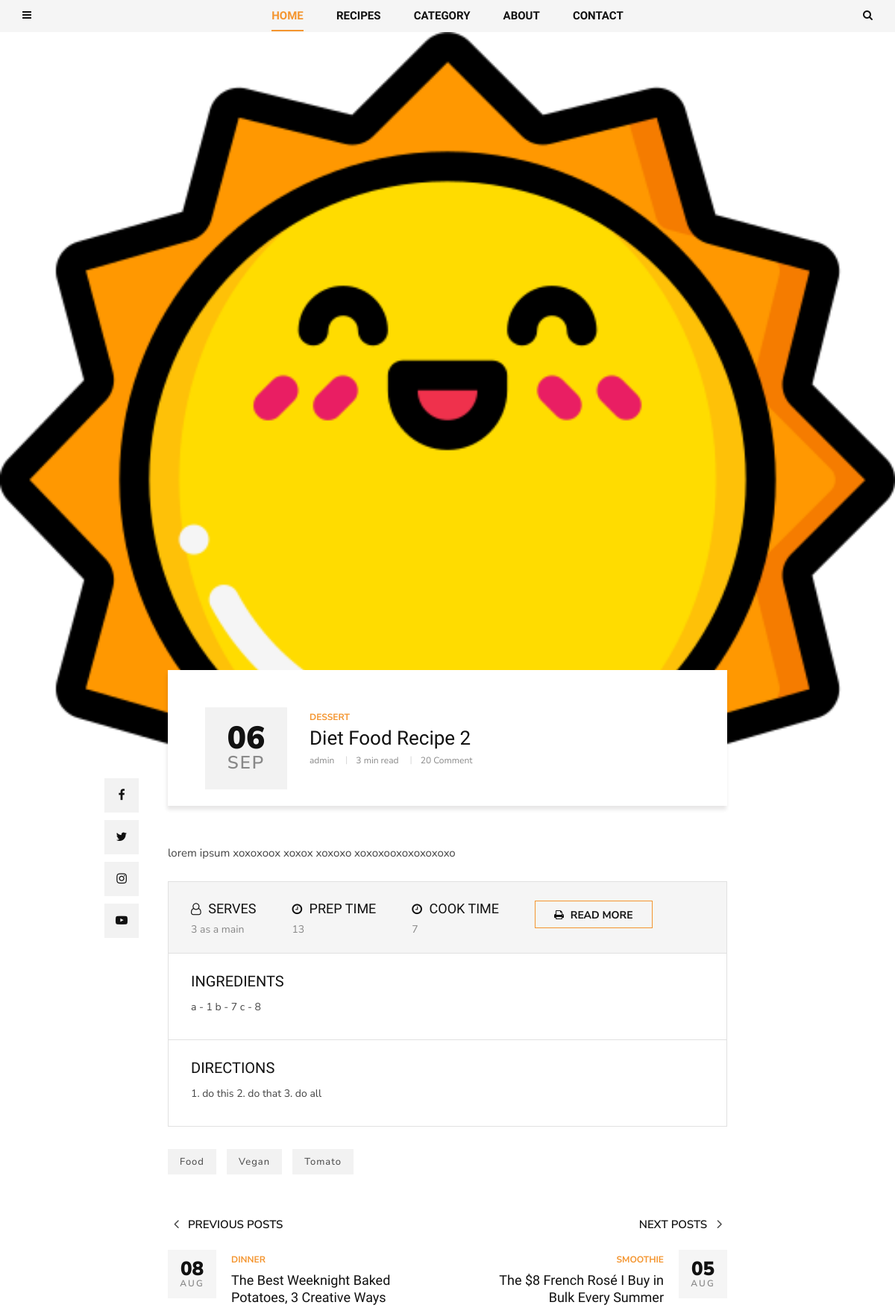
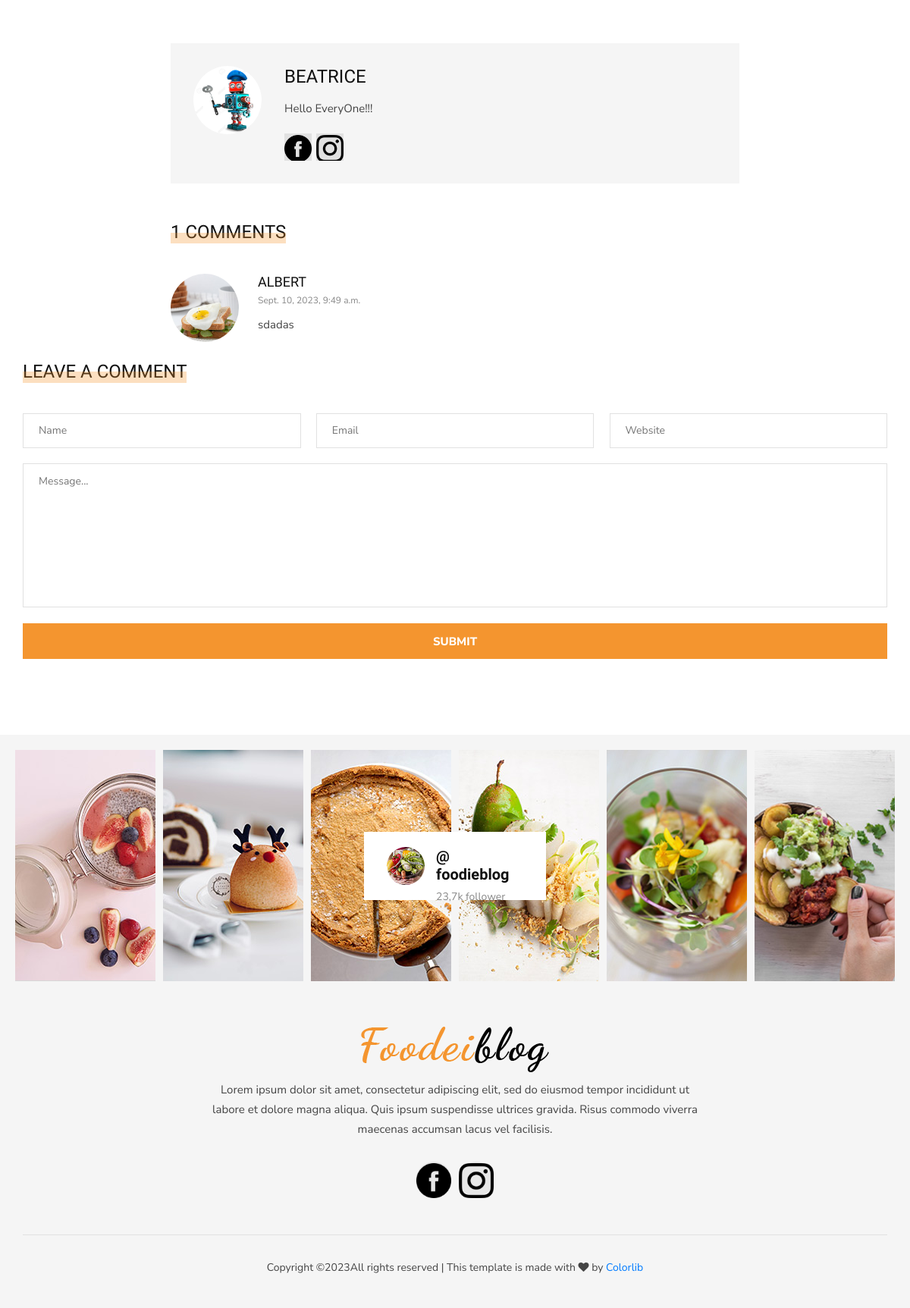
Screenshot of /dessert/dessert2/ with the database file from the repository (2 pictures, top to bottom).
### blog/models.py (models this page shows, shortened)
class Post(models.Model):
    author = models.ForeignKey(User, related_name="posts", on_delete=models.CASCADE)
    title = models.CharField(max_length=200)
    image = models.ImageField(upload_to='articles/')
    text = models.TextField()
    category = models.ForeignKey(
        Category,
        related_name="post",
        on_delete=models.SET_NULL,
        null=True,
    )
    tags = models.ManyToManyField(Tag, related_name="post")
    create_at = models.DateTimeField(auto_now_add=True)
    slug = models.SlugField(max_length=200, default='', unique=True)
    def get_absolute_url(self):
        return reverse("post_single", kwargs={"slug":self.category.slug, "post_slug":self.slug })
    def get_recipes(self):
        return self.recipes.all()
    def get_comments(self):
        return self.comment.all()

class Category(MPTTModel):
    name = models.CharField(max_length=100)
    slug = models.SlugField(max_length=100)
    parent = TreeForeignKey(
        'self',
        related_name="children",
        on_delete=models.SET_NULL,
        null=True,
        blank=True
    )
    def __str__(self):
        return self.name
    class MPTTMeta:
        order_insertion_by = ['name']

class Recipe(models.Model):
    name = models.CharField(max_length=100)
    serves = models.CharField(max_length=50)
    prep_time = models.PositiveBigIntegerField(default=0)
    cook_time = models.PositiveBigIntegerField(default=0)
    ingredients = RichTextField()
    directions = RichTextField()
    post = models.ForeignKey(
        Post,
        related_name="recipes",
        on_delete=models.SET_NULL,
        null=True,
        blank=True
    )

class Tag(models.Model):
    name = models.CharField(max_length=100)
    slug = models.SlugField(max_length=100)

class Comment(models.Model):
    name = models.CharField(max_length=50)
    email = models.CharField(max_length=100, blank=True, null=True)
    website = models.CharField(max_length=150)
    message = models.TextField(max_length=500)
    create_at = models.DateTimeField(default=timezone.now)
    post = models.ForeignKey(Post, related_name="comment", on_delete=models.CASCADE)

### contact/models.py (models this page shows, shortened)
class About(models.Model):
    name = models.CharField(max_length=255, default='')
    text = RichTextField()
    minitext = RichTextField()
    def get_first_image(self):
        item = self.about_images.first()
        return item.image.url

class ImageAbout(models.Model):
    image = models.ImageField(upload_to="about/")
    page = models.ForeignKey(About, on_delete=models.CASCADE, related_name="about_images")
    alt = models.CharField(max_length=100)

class Social(models.Model):
    icon = models.FileField(upload_to="icons/")
    name = models.CharField(max_length=200)
    link = models.URLField()

### blog/views.py (the view)
# urls.py: path('<slug:slug>/<slug:post_slug>/', views.PostDetailView.as_view(), name="post_single"),
class PostDetailView(DetailView):
    model = Post
    context_object_name = "post"
    slug_url_kwarg = 'post_slug'
    def get_context_data(self, **kwargs):
        context = super().get_context_data(**kwargs)
        context['form'] = CommentForm()
        return context

### blog/forms.py
class CommentForm(forms.ModelForm):
    class Meta:
        model = Comment
        exclude = ['create_at', 'post']
        widgets = {
            'name': forms.TextInput(attrs={'placeholder': 'Name'}),
            'email': forms.EmailInput(attrs={'placeholder': 'Email'}),
            'website': forms.TextInput(attrs={'placeholder': 'Website'}),
            'message': forms.Textarea(attrs={'placeholder': 'Message...'}),
        }

### blog/templatetags/menu_tags.py (called while the page is built)
def get_all_categories():
    return Category.objects.all()

@register.inclusion_tag('blog/include/top_menu.html')
def get_categories():
    category = get_all_categories()
    return {"list_category": category}

@register.inclusion_tag('blog/include/recipes_tag.html')
def get_last_posts():
    posts = Post.objects.select_related("category").order_by("-id")[:5]
    return {"list_last_post": posts}

### contact/templatetags/social_tags.py (called while the page is built)
@register.simple_tag()
def get_social_links():
    return Social.objects.all()

@register.simple_tag()
def get_about():
    return About.objects.last()

### templates/blog/post_detail.html (shortened to what this page needs)
{% extends 'base.html' %}
{% load social_tags %}
{% block content %}
  <section class="single-post spad">
    <div class="single-post__hero set-bg" data-setbg="{{ post.image.url }}"></div>
    <div class="container">
      <div class="row d-flex justify-content-center">
        <div class="col-lg-8">
          <div class="single-post__title">
            <div class="single-post__title__meta">
              <h2>{{ post.create_at|date:'d' }}</h2>
              <span>{{ post.create_at|date:'M' }}</span>
            </div>
            <div class="single-post__title__text">
              <ul class="label">
                <li>{{ post.category }}</li>
              </ul>
              <h4>{{ post.title }}</h4>
              <ul class="widget">
                <li>{{ post.author }}</li>
                <li>3 min read</li>
                <li>20 Comment</li>
              </ul>
            </div>
          </div>
          <div class="single-post__social__item">
            <ul>
              <li>
                <a href="#"><i class="fa fa-facebook"></i></a>
              </li>
              <li>
                <a href="#"><i class="fa fa-twitter"></i></a>
              </li>
              <li>
                <a href="#"><i class="fa fa-instagram"></i></a>
              </li>
              <li>
                <a href="#"><i class="fa fa-youtube-play"></i></a>
              </li>
            </ul>
          </div>
          <div class="single-post__top__text">
            <p>{{ post.text|slice:':300' }}</p>
          </div>
          <div class="single-post__recipe__details">
            {% for recipe in post.get_recipes %}
              <div class="single-post__recipe__details__option">
                <ul>
                  <li>
                    <h5><i class="fa fa-user-o"></i> SERVES</h5>
                    <span>{{ recipe.serves }}</span>
                  </li>
                  <li>
                    <h5><i class="fa fa-clock-o"></i> PREP TIME</h5>
                    <span>{{ recipe.prep_time }}</span>
                  </li>
                  <li>
                    <h5><i class="fa fa-clock-o"></i> Cook TIME</h5>
                    <span>{{ recipe.cook_time }}</span>
                  </li>
                  <li>
                    <a href="#" class="primary-btn"><i class="fa fa-print">
                  </i> Read more</a>
                  </li>
                </ul>
              </div>
              <div class="single-post__recipe__details__indegradients">
                <h5>Ingredients</h5>
                {{ recipe.ingredients|safe }}
              </div>
              <div class="single-post__recipe__details__direction">
                <h5>Directions</h5>
                {{ recipe.directions|safe }}
              </div>
            {% endfor %}
          </div>
          <div class="single-post__tags">
            {% for tag in post.tags.all %}
              <a href="#">{{ tag.name }}</a>
            {% endfor %}
          </div>
          <div class="single-post__next__previous">
            <div class="row">
              <div class="col-lg-6 col-md-6 col-sm-6">
                <a href="#" class="single-post__previous">
                  <h6><span class="arrow_carrot-left"></span> Previous posts</h6>
                  <div class="single-post__previous__meta">
                    <h4>08</h4>
                    <span>Aug</span>
                  </div>
                  <div class="single-post__previous__text">
                    <span>Dinner</span>
                    <h5>The Best Weeknight Baked <br />Potatoes, 3 Creative Ways</h5>
                  </div>
                </a>
              </div>
              <div class="col-lg-6 col-md-6 col-sm-6">
                <a href="#" class="single-post__next">
                  <h6>Next posts <span class="arrow_carrot-right"></span></h6>
                  <div class="single-post__next__meta">
                    <h4>05</h4>
                    <span>Aug</span>
                  </div>
                  <div class="single-post__next__text">
                    <span>Smoothie</span>
                    <h5>The $8 French Rosé I Buy in <br />Bulk Every Summer</h5>
                  </div>
                </a>
              </div>
            </div>
          </div>
          {% get_about as about %}
          <div class="single-post__author__profile">
            <div class="single-post__author__profile__pic">
              <img src="{{ about.get_first_image }}">
            </div>
            <div class="single-post__author__profile__text">
              <h4>{{ about.name }}</h4>
              <p>{{ about.text|safe }}</p>
              <div class="single-post__author__profile__social">
                {% get_social_links as social_links %}
                {% for item in social_links %}
                  <a href="{{ item.link }}"><img src="{{ item.icon.url }}" />
                {% endfor %}
              </div>
            </div>
          </div>
          <div class="single-post__comment">
            <div class="widget__title">
              <h4>{{ post.get_comments.count }} comments</h4>
            </div>
            {% for comment in post.get_comments %}
            <div class="single-post__comment__item">
              <div class="single-post__comment__item__pic">
                <img src="/static/img/categories/cat-2.jpg" alt=""/>
              </div>
              <div class="single-post__comment__item__text">
                <h5>{{ comment.name }}</h5>
                <span>{{ comment.create_at }}</span>
                <p>{{ comment.message }}</p>
              </div>
            </div>
            {% endfor %}
              </div>
            </div>
          </div>
          <div class="single-post__leave__comment">
            <div class="widget__title">
              <h4>Leave a comment</h4>
            </div>
            <form action="{% url 'create_comment' pk=post.id %}" method="post">
              <div class="input-list">
                {{ form.name }}
                {{ form.email }}
                {{ form.website }}
              </div>
              {{ form.message }}
              <button type="submit" class="site-btn">Submit</button>
            </form>
          </div>
        </div>
  </section>
{% endblock %}

### templates/footer.html (shortened to what this page needs)
{% load static social_tags %}
<footer class="footer">
  <div class="container-fluid">
    <div class="footer__instagram">
      <div class="footer__instagram__avatar">
        <div class="footer__instagram__avatar--pic">
          <img src="{% static 'img/footer/instagram-avatar.jpg' %}" alt="" />
        </div>
        <div class="footer__instagram__avatar--text">
          <h5>@ foodieblog</h5>
          <span>23,7k follower</span>
        </div>
      </div>
      <div class="row">
        <div class="col-lg-2 col-md-2 col-sm-4 col-6">
          <div class="footer__instagram__item set-bg" data-setbg="{% static 'img/footer/ip-1.jpg' %}"></div>
        </div>
        <div class="col-lg-2 col-md-2 col-sm-4 col-6">
          <div class="footer__instagram__item set-bg" data-setbg="{% static 'img/footer/ip-2.jpg' %}"></div>
        </div>
        <div class="col-lg-2 col-md-2 col-sm-4 col-6">
        </div>
        <div class="col-lg-2 col-md-2 col-sm-4 col-6">
        </div>
        <div class="col-lg-2 col-md-2 col-sm-4 col-6">
          <div class="footer__instagram__item set-bg" data-setbg="{% static 'img/footer/ip-5.jpg' %}"></div>
        </div>
        <div class="col-lg-2 col-md-2 col-sm-4 col-6">
          <div class="footer__instagram__item set-bg" data-setbg="{% static 'img/footer/ip-6.jpg' %}"></div>
        </div>
      </div>
    </div>
  </div>
  <div class="container">
    <div class="row">
      <div class="col-lg-12">
        <div class="footer__text">
          <div class="footer__logo">
            <a href="#"><img src="{% static 'img/logo.png' %}" alt="" /></a>
          </div>
          <p>
            Lorem ipsum dolor sit amet, consectetur adipiscing elit, sed do eiusmod tempor incididunt ut<br /> labore et dolore magna aliqua. Quis ipsum suspendisse ultrices gravida. Risus commodo viverra<br /> maecenas accumsan lacus vel facilisis.
          </p>
          <div class="footer__social">
            {% get_social_links as social_links %}
            {% for item in social_links %}
            <a href="{{ item.link }}"><img src="{{ item.icon.url }}"></a>
            {% endfor %}
          </div>
        </div>
        <div class="footer__copyright">
          <p>
            Copyright &copy;All rights reserved | This template is made with <i class="fa fa-heart" aria-hidden="true"></i> by <a href="https://colorlib.com" target="_blank">Colorlib</a>
          </p>
        </div>
      </div>
    </div>
  </div>
</footer>

### rows the page displays
Post: create_at "06", create_at "SEP", category "DESSERT", title "Diet Food Recipe 2", author "admin", text "lorem ipsum xoxoxoox xoxox xoxoxo xoxoxooxoxoxoxoxo", get_comments.count "1"
Recipe: serves "3 as a main", prep_time "13", cook_time "7", ingredients "a - 1 b - 7 c - 8", directions "1. do this 2. do that 3. do all"
Tag: name "Food"
Tag: name "Vegan"
Tag: name "Tomato"
About: get_first_image (picture), name "BEATRICE", text "Hello EveryOne!!!"
Social: icon (picture)
Social: icon (picture)
Comment: name "ALBERT", create_at "Sept. 10, 2023, 9:49 a.m.", message "sdadas"
